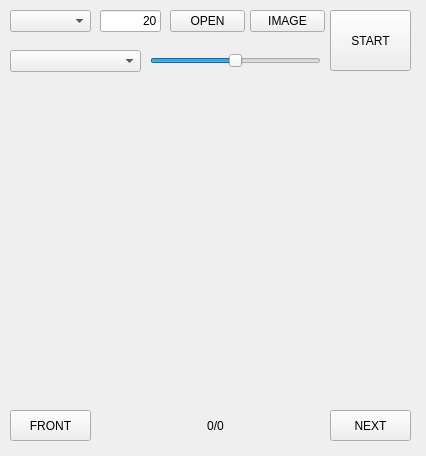
<?xml version="1.0" encoding="UTF-8"?>
<ui version="4.0">
 <class>MainWindow</class>
 <widget class="QMainWindow" name="MainWindow">
  <property name="geometry">
   <rect>
    <x>0</x>
    <y>0</y>
    <width>426</width>
    <height>456</height>
   </rect>
  </property>
  <property name="windowTitle">
   <string>MainWindow</string>
  </property>
  <widget class="QWidget" name="centralWidget">
   <widget class="clickedCombobox" name="cb_serial">
    <property name="geometry">
     <rect>
      <x>10</x>
      <y>10</y>
      <width>81</width>
      <height>22</height>
     </rect>
    </property>
   </widget>
   <widget class="QPushButton" name="bn_Open">
    <property name="geometry">
     <rect>
      <x>170</x>
      <y>10</y>
      <width>75</width>
      <height>22</height>
     </rect>
    </property>
    <property name="text">
     <string>OPEN</string>
    </property>
   </widget>
   <widget class="QLineEdit" name="le_time">
    <property name="geometry">
     <rect>
      <x>100</x>
      <y>10</y>
      <width>61</width>
      <height>22</height>
     </rect>
    </property>
    <property name="text">
     <string>20</string>
    </property>
    <property name="alignment">
     <set>Qt::AlignRight|Qt::AlignTrailing|Qt::AlignVCenter</set>
    </property>
   </widget>
   <widget class="QLabel" name="label">
    <property name="geometry">
     <rect>
      <x>10</x>
      <y>90</y>
      <width>400</width>
      <height>300</height>
     </rect>
    </property>
    <property name="text">
     <string/>
    </property>
   </widget>
   <widget class="QPushButton" name="bn_Start">
    <property name="geometry">
     <rect>
      <x>330</x>
      <y>10</y>
      <width>81</width>
      <height>61</height>
     </rect>
    </property>
    <property name="text">
     <string>START</string>
    </property>
   </widget>
   <widget class="QPushButton" name="bn_image">
    <property name="geometry">
     <rect>
      <x>250</x>
      <y>10</y>
      <width>75</width>
      <height>22</height>
     </rect>
    </property>
    <property name="text">
     <string>IMAGE</string>
    </property>
   </widget>
   <widget class="QLabel" name="lb_info">
    <property name="geometry">
     <rect>
      <x>150</x>
      <y>415</y>
      <width>131</width>
      <height>21</height>
     </rect>
    </property>
    <property name="text">
     <string>0/0</string>
    </property>
    <property name="alignment">
     <set>Qt::AlignCenter</set>
    </property>
   </widget>
   <widget class="QPushButton" name="bn_Front">
    <property name="geometry">
     <rect>
      <x>10</x>
      <y>410</y>
      <width>81</width>
      <height>31</height>
     </rect>
    </property>
    <property name="text">
     <string>FRONT</string>
    </property>
   </widget>
   <widget class="QPushButton" name="bn_next">
    <property name="geometry">
     <rect>
      <x>330</x>
      <y>410</y>
      <width>81</width>
      <height>31</height>
     </rect>
    </property>
    <property name="text">
     <string>NEXT</string>
    </property>
   </widget>
   <widget class="QComboBox" name="cb_mode">
    <property name="geometry">
     <rect>
      <x>10</x>
      <y>50</y>
      <width>131</width>
      <height>22</height>
     </rect>
    </property>
   </widget>
   <widget class="QSlider" name="hs_Mono">
    <property name="geometry">
     <rect>
      <x>150</x>
      <y>50</y>
      <width>171</width>
      <height>22</height>
     </rect>
    </property>
    <property name="maximum">
     <number>255</number>
    </property>
    <property name="value">
     <number>127</number>
    </property>
    <property name="orientation">
     <enum>Qt::Horizontal</enum>
    </property>
   </widget>
  </widget>
 </widget>
 <layoutdefault spacing="6" margin="11"/>
 <customwidgets>
  <customwidget>
   <class>clickedCombobox</class>
   <extends>QComboBox</extends>
   <header location="global">clickedcombobox.h</header>
  </customwidget>
 </customwidgets>
 <resources/>
 <connections/>
</ui>
